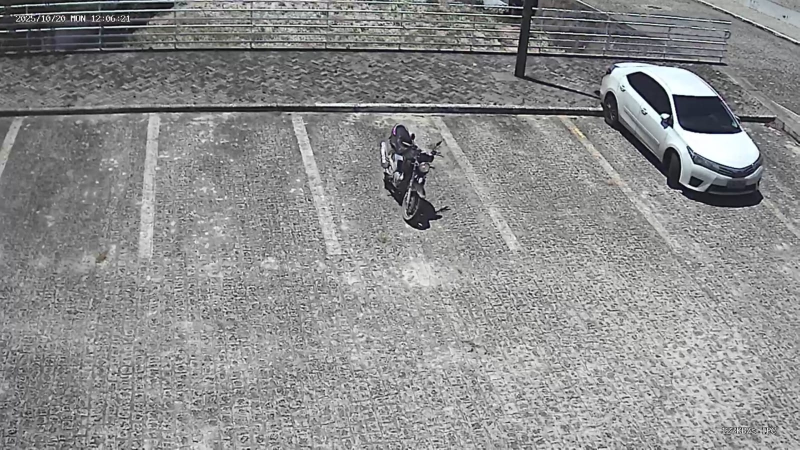
#> input picture imgMoto.jpg, 1599 x 899 px, given in place of the camera (shown at 1/2 size)
$ python main.py
#> lines starting #> are read from the running program, lines starting #| are printed output that depends on the picture; after the words box and inside, x2 and y2 are one past the last pixel; in counts of white or black regions, pixels touching at a corner belong together
import cv2
import pickle
import cvzone
import numpy as np

# Carrega vídeo da câmera RTSP
cap = cv2.VideoCapture(1)

# Carrega as posições das vagas (cada vaga tem 4 pontos)
with open('maquetepos.pkl', 'rb') as f:
#> (reads maquetepos.pkl from the repository)
    posList = pickle.load(f)

# Dimensão base da imagem onde marcou as vagas
IMG_WIDTH, IMG_HEIGHT = 899, 1599


def verificarVaga(imgPro, frame_width, frame_height):
    contadorEspaco = 0

    for pontos in posList:
        # Escala os pontos para o tamanho do frame atual
        scaled_points = []
        for pt in pontos:
            x_scaled = int(pt[0] * frame_width / IMG_WIDTH)
            y_scaled = int(pt[1] * frame_height / IMG_HEIGHT)
            scaled_points.append((x_scaled, y_scaled))

        pts = np.array(scaled_points, np.int32)
        pts = pts.reshape((-1, 1, 2))

        # Cria uma máscara da vaga
        mascara = np.zeros_like(imgPro)
        cv2.fillPoly(mascara, [pts], 255)

        # Aplica a máscara na imagem processada
        vagaArea = cv2.bitwise_and(imgPro, imgPro, mask=mascara)

        # Conta pixels brancos (ocupação)
        count = cv2.countNonZero(vagaArea)
        # Define estado da vaga
        if count < 2000:
            color = (0, 255, 0)  # Livre
            espessura = 5
            contadorEspaco += 1
        else:
            color = (0, 0, 255)  # Ocupada
            espessura = 2

        # Desenha o polígono da vaga
        cv2.polylines(img, [pts], isClosed=True,
                      color=color, thickness=espessura)
        cvzone.putTextRect(img, str(count), (pts[0][0][0], pts[0][0][1] - 5),
                           scale=1, thickness=2, offset=0, colorR=color)

    # Exibe total de vagas livres
    cvzone.putTextRect(img, f'Vagas Livres: {contadorEspaco}/{len(posList)}',
                       (50, 50), scale=2, thickness=3, offset=10, colorR=(0, 200, 0))


# Janela redimensionável
cv2.namedWindow("Detecção de Vagas", cv2.WINDOW_NORMAL)

# Loop principal
while True:
    sucesso, img = cap.read()
#> img is the input picture: shape (899, 1599, 3); mean B, G, R 141.5, 141.2, 140.8
    if not sucesso:
        print("Falha ao capturar vídeo.")
        break

    frame_height, frame_width = img.shape[:2]
#> frame_height = 899; frame_width = 1599

    # Pré-processamento da imagem
    imgGray = cv2.cvtColor(img, cv2.COLOR_BGR2GRAY)
    imgBlur = cv2.GaussianBlur(imgGray, (3, 3), 1)
    _, imgThreshold = cv2.threshold(imgBlur, 100, 255, cv2.THRESH_BINARY_INV)
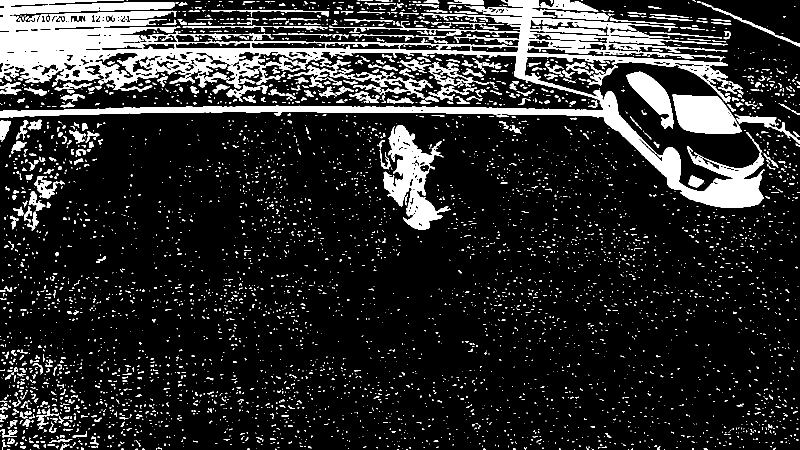
#> imgThreshold: shape (899, 1599) (shown at 1/2 size); 14.9% white; 4717 white regions (4101 under 20 px), largest, box (x1, y1, x2, y2) and area: (0, 0, 1529, 416) 115219, (766, 250, 901, 460) 11164, (1345, 189, 1484, 268) 7939
    imgMedio = cv2.medianBlur(imgThreshold, 5)
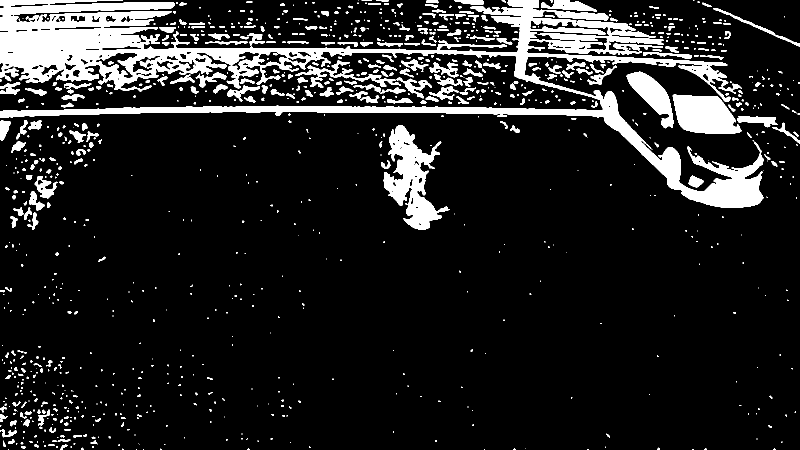
#> imgMedio: shape (899, 1599) (shown at 1/2 size); 12.6% white; 1045 white regions (644 under 20 px), largest, box (x1, y1, x2, y2) and area: (0, 0, 1527, 416) 108137, (767, 250, 899, 460) 11422, (1345, 189, 1483, 268) 7955
    kernel = np.ones((3, 3), np.uint8)
    imgDilatada = cv2.dilate(imgMedio, kernel, iterations=1)
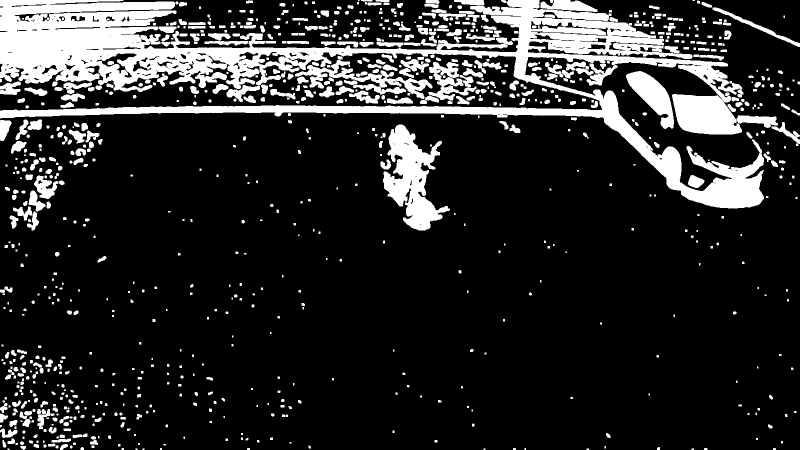
#> imgDilatada: shape (899, 1599) (shown at 1/2 size); 16.9% white; 931 white regions (191 under 20 px), largest, box (x1, y1, x2, y2) and area: (0, 0, 1556, 417) 146813, (766, 249, 900, 461) 13202, (590, 120, 865, 198) 5832

    # Verifica as vagas com escalonamento
    verificarVaga(imgDilatada, frame_width, frame_height)
#> the loop in verificarVaga, `for pontos in posList:` made 8 passes
#> count on passes 1 to 8: 17857, 359, 259, 19052, 10561, 82, 36, 168
#> pass 1, in verificarVaga, `vagaArea = cv2.bitwise_and(imgPro, imgPro, mask=mascara)`:
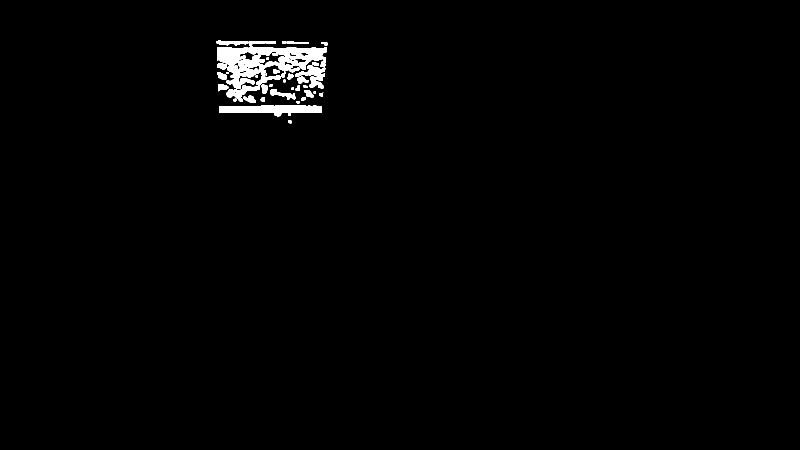
#> vagaArea: shape (899, 1599) (shown at 1/2 size); 1.2% white; 38 white regions (3 under 20 px), largest, box (x1, y1, x2, y2) and area: (434, 82, 654, 178) 9389, (438, 210, 644, 233) 2921, (590, 130, 651, 177) 1213
#> after the loop in verificarVaga, `for pontos in posList:`:
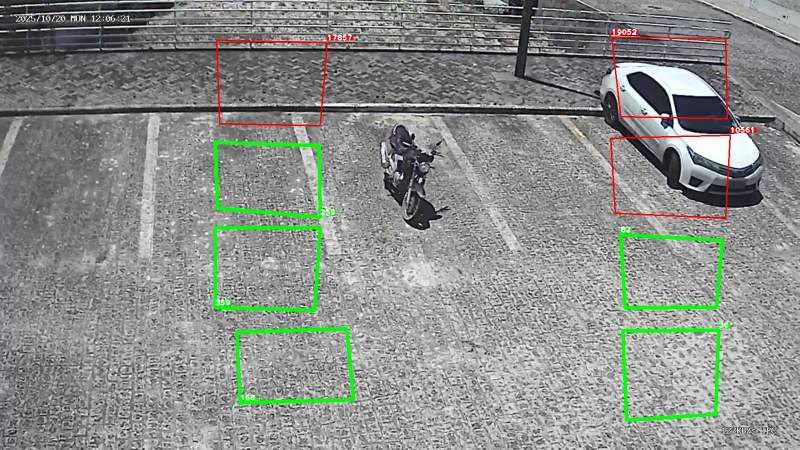
#> img: shape (899, 1599, 3) (shown at 1/2 size); 2.42% of pixels changed, all inside (x1, y1, x2, y2) = (427, 58, 1513, 844)
#> after the loop in verificarVaga, `for pontos in posList:`:
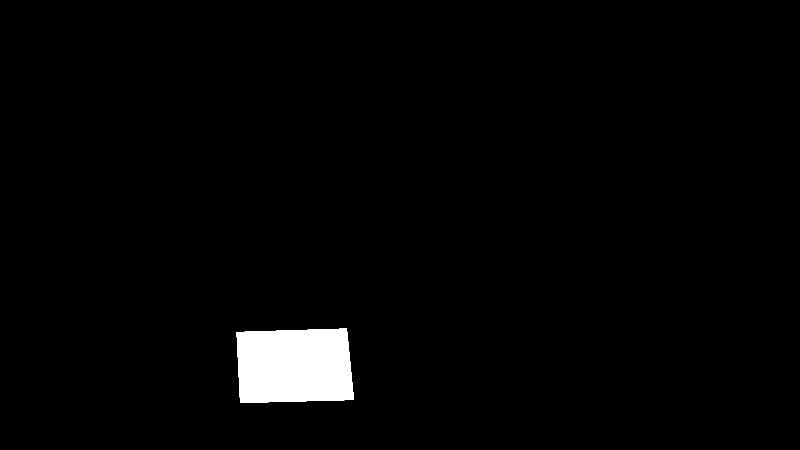
#> mascara: shape (899, 1599) (shown at 1/2 size); 2.2% white; 1 white region, box (x1, y1, x2, y2) and area: (473, 657, 708, 806) 32059
#> after the loop in verificarVaga, `for pontos in posList:`: vagaArea: shape (899, 1599); 0.01% white; 8 white regions (4 under 20 px), largest, box (x1, y1, x2, y2) and area: (562, 798, 569, 804) 37, (555, 781, 561, 786) 27, (555, 753, 560, 758) 24, (664, 756, 668, 761) 20
#> after the loop in verificarVaga, `for pontos in posList:`: contadorEspaco = 5
#> in verificarVaga, `cvzone.putTextRect(img, f'Vagas Livres: {contadorEspaco}/{len(posList)..`:
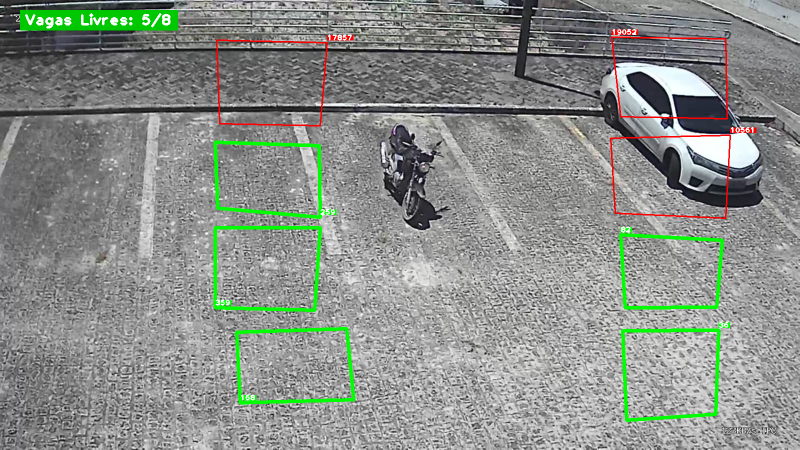
#> img: shape (899, 1599, 3) (shown at 1/2 size); 0.9% of pixels changed, all inside (x1, y1, x2, y2) = (40, 20, 356, 61)

    # Mostra o resultado
    cv2.imshow("Detecção de Vagas", img)

    # Pressione 'q' para sair
    if cv2.waitKey(1) & 0xFF == ord('q'):
#> (key q is pressed here)
        break

cap.release()
cv2.destroyAllWindows()
